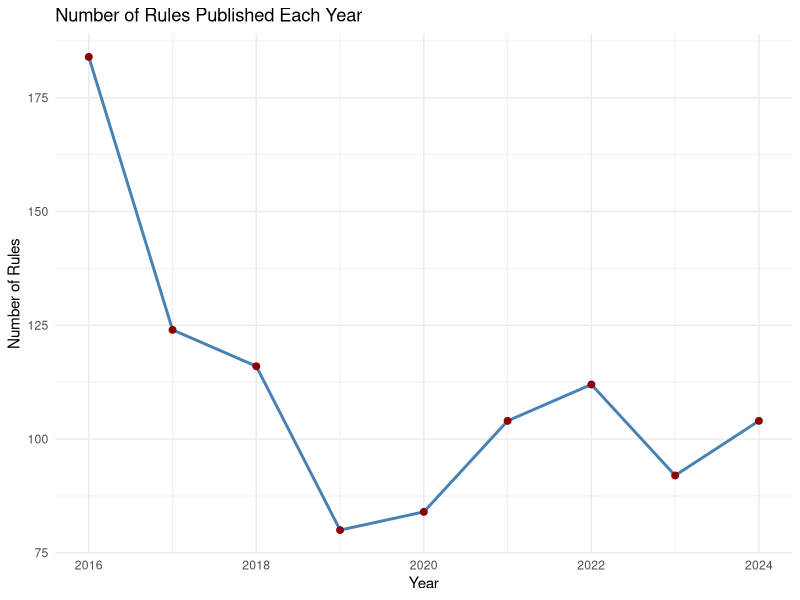
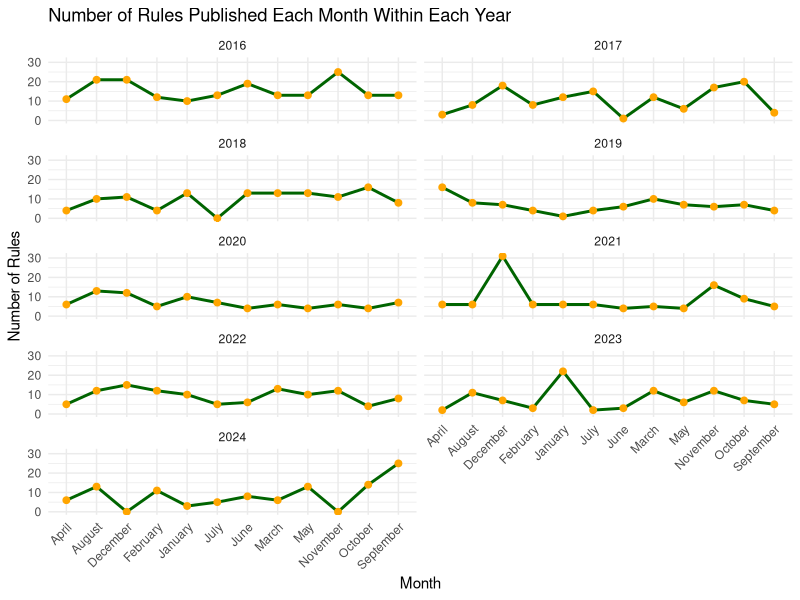
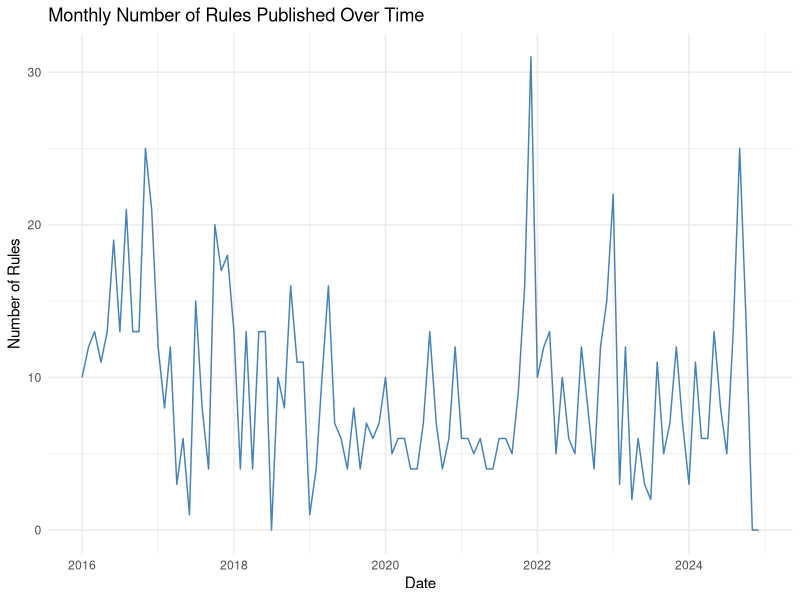
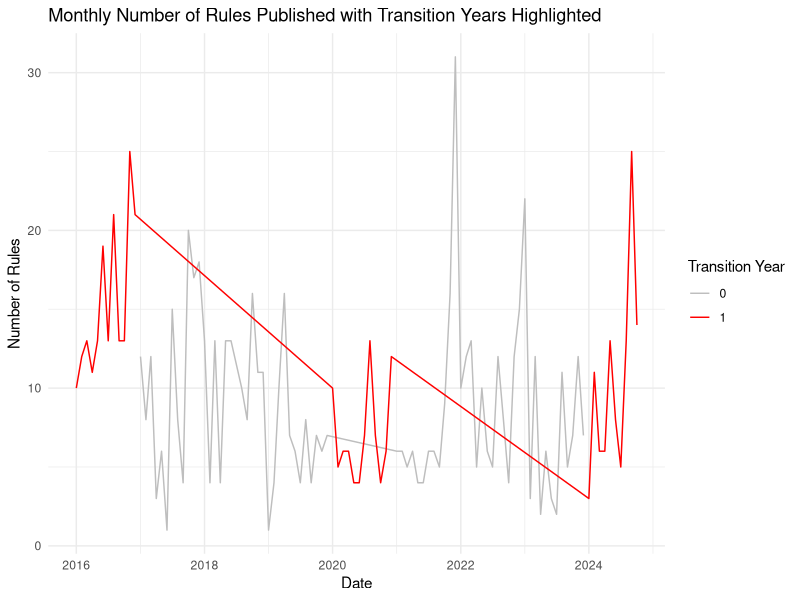

Generate these figures, in order, with R:
## ---- chunk 1

library(dplyr)

#read csv
#df <- read.csv("CMS Rules.csv", stringsAsFactors = FALSE)
df <- read.csv("FDA Rules.csv", stringsAsFactors = FALSE)

# 2. Convert 'publication_date' to Date format
df <- df |>
  mutate(publication_date = as.Date(publication_date, format = "%m/%d/%Y"), 
         year = format(publication_date, "%Y"),
         month = format(publication_date, "%B")
         )

# View the first few rows to verify
df

## ---- chunk 2
#| echo: false

library(ggplot2)
library(lubridate)
library(dplyr)
library(tidyr)


rules_per_year <- df |>
  group_by(year) |>
  summarize(count = n()) |>
  arrange(year)


#plot 1 - number of rules per year
ggplot(rules_per_year, 
       aes(x = as.numeric(year), 
           y = count)) +
  geom_line(color = "steelblue", size = 1) +
  geom_point(color = "darkred", size = 2) +
  labs(
    title = "Number of Rules Published Each Year",
    x = "Year",
    y = "Number of Rules"
  ) +
  theme_minimal()

## ---- chunk 3


#plot 2 - number of rules published each month within each year

#class(df$year)
# Convert the 'year' var into a numeric value (important for years_seq)
df <- df %>%
  mutate(year = as.numeric(as.character(year)))

# Define the complete sequence of years from the minimum to the maximum year in the dataset
years_seq <- seq(min(df$year), max(df$year), by = 1)

rules_per_month_year <- df |>
  group_by(year, month) |>
  summarise(count = n(), .groups = 'drop') |>
    # Convert 'month' to an ordered factor to ensure correct ordering
  mutate(month = factor(month, levels = month.name, ordered = TRUE)) |>
  # Use 'complete()' to fill in missing year-month combinations
  complete(year = years_seq, month = month.name, fill = list(count = 0)) |>
  arrange(year, match(month, month.name))  # Ensure correct month order

ggplot(rules_per_month_year, aes(x = month, y = count, group = 1)) +
  geom_line(color = "darkgreen", size = 1) +
  geom_point(color = "orange", size = 2) +
  labs(
    title = "Number of Rules Published Each Month Within Each Year",
    x = "Month",
    y = "Number of Rules"
  ) +
  theme_minimal() +
  facet_wrap(~ year, ncol = 2) +
  theme(
    axis.text.x = element_text(angle = 45, hjust = 1)
  )

#Monthly Number of Rules Published Over Time
ggplot(rules_per_month_year, aes(x = as.Date(paste(year, month, "01", sep = "-"), format = "%Y-%B-%d"), y = count)) +
  geom_line(color = "steelblue") +
  labs(title = "Monthly Number of Rules Published Over Time",
       x = "Date",
       y = "Number of Rules") +
  theme_minimal()
## ---- chunk 4

monthly_counts <- df %>%
  group_by(year, month) %>%
  summarise(count = n()) %>%
  ungroup()

#Create seasonal tags
df <- df |>
  mutate(
    quarter = quarter(publication_date)
  )

# Define presidential transition years, and create transition indicator
transition_years <- c(2008, 2016, 2020, 2024)

df <- df %>%
  mutate(
    transition = ifelse(year %in% transition_years, 1, 0)
  )

monthly_counts <- monthly_counts %>%
  mutate(
    transition = ifelse(year %in% transition_years, 1, 0)
  )

ggplot(monthly_counts, aes(x = as.Date(paste(year, month, "01", sep = "-"), format = "%Y-%B-%d"), y = count, color = factor(transition))) +
  geom_line() +
  labs(title = "Monthly Number of Rules Published with Transition Years Highlighted",
       x = "Date",
       y = "Number of Rules",
       color = "Transition Year") +
  scale_color_manual(values = c("0" = "grey", "1" = "red")) +
  theme_minimal()

## ---- chunk 5

library(dplyr)
library(lubridate)

# Define cutoff date (June 2024)
cutoff_date <- ymd("2024-06-30")

# Create running variable (distance from cutoff in months)
rules_per_month_year <- rules_per_month_year |>
  mutate(
    publication_date = make_date(year, match(month, month.name), 1),  # First day of the month
    distance = interval(ymd("2001-01-01"), publication_date) / months(1) - 
      (interval(ymd("2001-01-01"), cutoff_date) / months(1)),
    treatment = ifelse(publication_date > cutoff_date, 1, 0)
  )

# Convert month to factor with correct ordering
rules_per_month_year <- rules_per_month_year %>%
  mutate(
    month = factor(month, levels = month.name, ordered = TRUE),
    transition = ifelse(year %in% c(2008, 2016, 2020, 2024), 1, 0)
  )

# Create monthly dummies (excluding January to avoid multicollinearity)
rules_per_month_year <- rules_per_month_year %>%
  mutate(
    month_dummy = factor(month, levels = month.name)
  )

# Fit the RD model using linear regression
rd_model <- lm(count ~ treatment + distance + I(distance^2) + 
                month + transition, data = rules_per_month_year)

# View the summary of the model
summary(rd_model)



## ---- chunk 6
#install.packages("forecast")
library(forecast)
library(dplyr)
library(lubridate)
# The following variables have already been created:
# - publication_date: Date object representing the first day of each month
# - distance: Numeric (months since cutoff; negative before, positive after)
# - treatment: Binary (1 if post-June 2024, 0 otherwise)
# - month: Ordered factor (January to December)
# - transition: Binary (1 if year is 2008, 2016, 2020, 2024; 0 otherwise)
# - month_dummy: Factor (monthly dummy variables)

# Step 1: Calculate 'Time' and 'TimeAfterIntervention'

min_date <- min(rules_per_month_year$publication_date, na.rm = TRUE)

# Define the start year and month for the time series
start_year <- year(min_date)
start_month <- month(min_date)

rules_per_month_year <- rules_per_month_year |>
  arrange(publication_date) |>  # Ensure data is sorted by date
  mutate(
    Time = ((year(publication_date)) - start_year) * 12 + 
           (month(publication_date) - start_month) + 1,  # +1 to start at 1
    TimeAfterIntervention = ifelse(treatment == 1, Time - min(Time[treatment == 1]) + 1, 0)  # Time since intervention
  )

#Define most recent data
max_date <- max(rules_per_month_year$publication_date, na.rm = TRUE)

# Define the start year and month for the time series
end_year <- year(max_date)
end_month <- month(max_date)
# Convert 'count' to a time series object
ts_rules <- ts(rules_per_month_year$count, start = c(start_year, start_month), c(end_year, end_month), frequency = 12)

ts_rules

# Define external regressors
external_regressors <- cbind(
  Intervention = rules_per_month_year$treatment,
  TimeAfterIntervention = rules_per_month_year$TimeAfterIntervention
)

# Fit the ARIMA model with external regressors
its_model <- auto.arima(ts_rules, xreg = external_regressors, seasonal = TRUE)

# Display the summary
summary(its_model)

